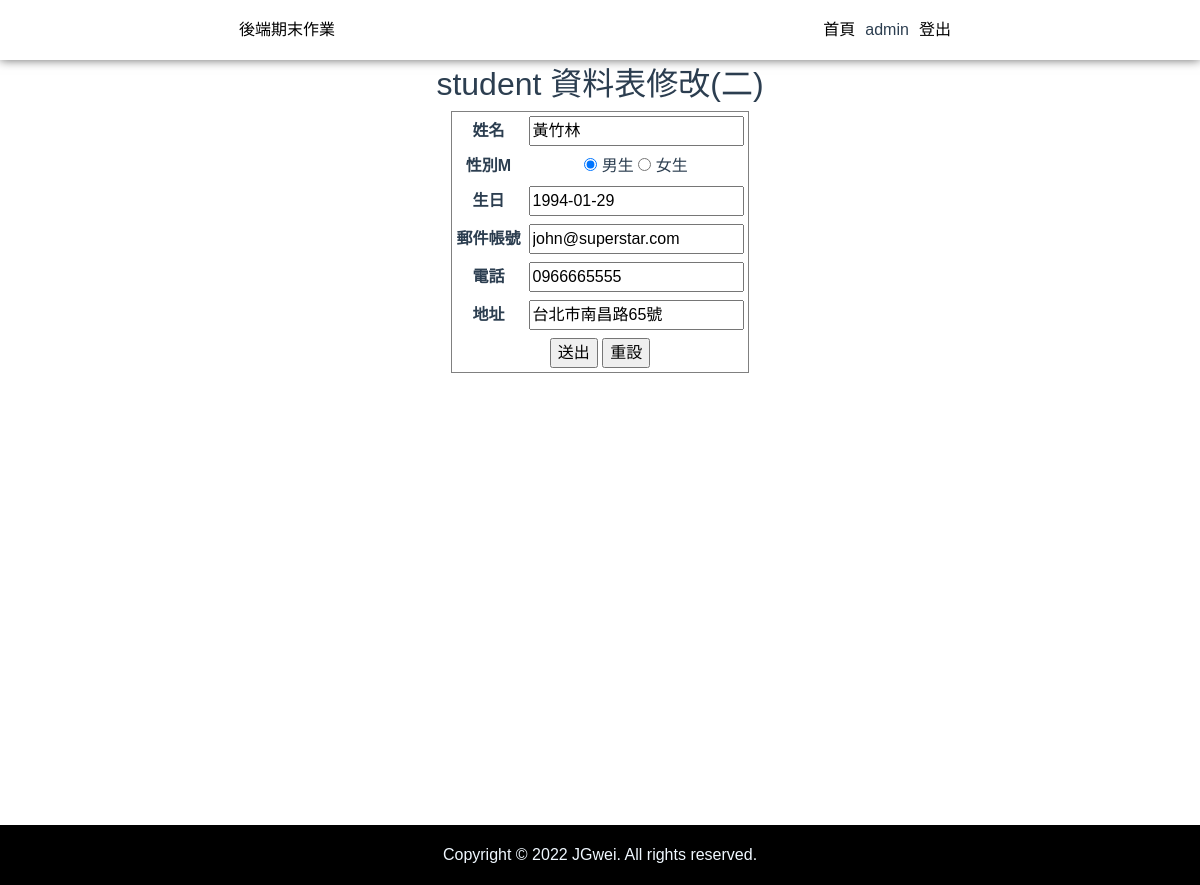
Screenshot of /edit2/6/load (signed in) with the database file from the repository.
### studentsapp/models.py (models this page shows, shortened)
class student(models.Model):
	cName = models.CharField(max_length=20, null=False)
	cSex = models.CharField(max_length=2, default='M', null=False)
	cBirthday = models.DateField(null=False)
	cEmail = models.EmailField(max_length=100, blank=True, default='')
	cPhone = models.CharField(max_length=50, blank=True, default='')
	cAddr = models.CharField(max_length=255,blank=True, default='')

### studentsapp/views.py (the view, shortened to what this page needs)
# urls.py: path('edit2/<int:id>/<str:mode>', views.edit2),
def edit2(request,id=None,mode=None):
	if not request.user.is_authenticated:
		return redirect('/login/')
	else:
		if mode == "load":  # 由 index.html 按 編輯二 鈕
			unit = student.objects.get(id=id)  #取得要修改的資料記
			strdate=str(unit.cBirthday)
			strdate2=strdate.replace("年","-")
			strdate2=strdate.replace("月","-")
			strdate2=strdate.replace("日","-")
			unit.cBirthday = strdate2
			if request.user.is_authenticated:
				name=request.session['username']
			return render(request, "edit2.html", locals())
		return redirect('/logout/')

### templates/edit2.html (shortened to what this page needs)
{% extends "base.html" %}
{% block content %}
  <h2>student 資料表修改(二)</h2>
  <div style="display: flex;justify-content: center;">
  <form action="/edit2/{{unit.id}}/save" method="POST" name="form1">
	<table border="1" cellspacing="1" cellpadding="4">
	  <tr>
		<th>姓名</th>
		<td ><input type="text" id="cName" name="cName" value={{unit.cName}}></td>
	  </tr>
		<th>性別{{unit.cSex}}</th>
		{% if unit.cSex == "M" %}
			<td >
			  <input name="cSex" type="radio" id="cSex1" value="M" checked="checked" />
			  男生
			  <input name="cSex" type="radio" id="cSex2" value="F" />
			  女生
			</td>
		{% endif %}
	  <tr>
		<th>生日</th>
		<td><input type="text" id="cBirthday" name="cBirthday" value={{unit.cBirthday}}></td>
	  </tr>
	  <tr>
	  <tr>
		<th>郵件帳號</th>
		<td><input type="text" id="cEmail" name="cEmail" value={{unit.cEmail}}></td>
	  </tr>
	  <tr>
		<th >電話</th>
		<td><input type="text" id="cPhone" name="cPhone" value={{unit.cPhone}}></td>
	  </tr>
	  <tr>
		<th>地址</th>
		<td><input type="text" id="cAddr" name="cAddr" value={{unit.cAddr}}></td>
	  </tr>
	  <tr>
		<th colspan="2" align="center">
		  <input type="submit" name="button" id="button" value="送出">
		  <input type="reset" name="button2" id="button2" value="重設"></th>
	  </tr>
	</table>
  </form>
</div>
{% endblock %}

### templates/base.html (shortened to what this page needs)
<!DOCTYPE html>
<html lang="en">
	<head>
		<link href="https://cdn.jsdelivr.net/npm/bootstrap@5.1.1/dist/css/bootstrap.min.css" rel="stylesheet">
	</head>
	<body>
		<div id="app">
			<div id="Header">
				<div>
					<span><a href="/index/">後端期末作業</a></span>
				</div>
				<div>
					<ul style="display:flex;">
						<li style="margin: 0 10px;">
							<a href="/index/">首頁</a>
						</li>
						{% if request.user.is_authenticated %}
							<li>
								<span id="name"> {{name}}</span>
							</li>
							<li style="margin: 0 10px;">
								<a href="/logout/">登出</a>
							</li>
						{% else %}
							<li style="margin: 0 10px;">
								<a href="/login/">登入</a>
							</li>
						{% endif %}
					</ul>
				</div>
			</div>
			<div class="main">
				<div class="all">
					{% block content %} {% endblock %}
				</div>
			</div>
			<div id="footer">
				<span>Copyright © 2022 JGwei. All rights reserved.</span>
			</div>
		</div>
	</body>
</html>

### templates/base.html (style rules this page uses)
html, body { height: 100%; margin: 0; }
a { text-decoration: none; color: black; }
#app { min-height: 100%; margin-bottom: -50px; font-family: Avenir, Helvetica, Arial, sans-serif; -webkit-font-smoothing: antialiased; -moz-osx-font-smoothing: grayscale; text-align: center; color: #2c3e50; height:100%; margin:0; }
#Header { text-align: center; line-height: 60px; position: fixed; width: 100%; z-index: 100; background-color: white; box-shadow: 0 0 10px rgba(0, 0, 0, 0.6); display: flex; justify-content: space-around; }
ul { list-style-type: none; margin: 0; padding: 0; }
.main { min-height: 100%; margin-bottom: 25px; }
.all { position: relative; top: 65px; }
#footer { height: auto; background-color: black; color: aliceblue; padding-left: 10px; padding-right: 10px; line-height: 60px; }

### rows the page displays
student: cName "黃竹林", cSex "M", cBirthday "1994-01-29", cEmail "john@superstar.com", cPhone "0966665555", cAddr "台北市南昌路65號"

### other values shown
{{ name }} "admin"
